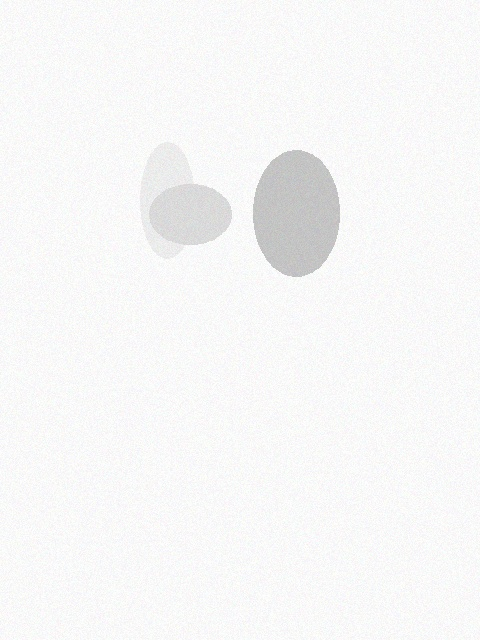
#> input picture data/images/test/dental_0001.jpg, 480 x 640 px; its folder holds 3 pictures in this run
$ python prepare_dataset.py --source ../data/images/test
#> lines starting #> are read from the running program, lines starting #| are printed output that depends on the picture
"""
Dataset Preparation Module for DentalVision-QA
Organizes datasets into YOLO format with train/val/test splits.
"""

import os
import sys
import csv
import json
import argparse
import random
import shutil
from pathlib import Path
from datetime import datetime

try:
    import cv2
except ImportError:
    print("Installing opencv-python...")
    os.system("pip install opencv-python")
    import cv2

try:
    import numpy as np
except ImportError:
    print("Installing numpy...")
    os.system("pip install numpy")
    import numpy as np

# ─── Configuration ──────────────────────────────────────────────────────
PROJECT_ROOT = Path(__file__).parent.parent
DATA_DIR = PROJECT_ROOT / "data"
RAW_DIR = DATA_DIR / "raw"
PROCESSED_DIR = DATA_DIR / "processed"
ANNOTATIONS_DIR = DATA_DIR / "annotations"

OUTPUT_IMG_DIR = DATA_DIR / "images"
OUTPUT_LBL_DIR = DATA_DIR / "labels"

SPLITS = {"train": 0.7, "val": 0.2, "test": 0.1}

# ─── Utility Functions ──────────────────────────────────────────────────


def get_all_images(root_dir):
    """Find all valid image files recursively."""
    valid_exts = {".jpg", ".jpeg", ".png", ".bmp", ".tiff", ".tif"}
    images = []
    for ext in valid_exts:
        images.extend(root_dir.rglob(f"*{ext}"))
        images.extend(root_dir.rglob(f"*{ext.upper()}"))
    return images


def validate_image(img_path):
    """Check if image is readable and valid."""
    try:
        img = cv2.imread(str(img_path))
        if img is None or img.size == 0:
            return False
        return True
    except Exception:
        return False


def find_corresponding_label(img_path, possible_dirs):
    """Find label file for an image."""
    base = img_path.stem
    for lbl_dir in possible_dirs:
        for ext in [".txt", ".json", ".xml", ".csv"]:
            lbl = lbl_dir / f"{base}{ext}"
            if lbl.exists():
                return lbl
    return None


# [95 lines left out: functions parse_yolo_label, parse_voc_label, parse_coco_json, not called in this run]


# ─── Main Preparation ──────────────────────────────────────────────────


def organize_yolo_format(
    source_dir, output_img_parent, output_lbl_parent, split_ratio=None
):
    """Organize dataset into YOLO train/val/test structure."""
    if split_ratio is None:
        split_ratio = SPLITS

    print(f"[INFO] Scanning {source_dir} for images...")
    all_images = get_all_images(source_dir)
    all_images = [p for p in all_images if validate_image(p)]
    print(f"[INFO] Found {len(all_images)} valid images")

    if not all_images:
        print("[WARN] No valid images found in source directory")
        return [], []

    # Shuffle and split
    random.seed(42)
    random.shuffle(all_images)

    n = len(all_images)
    train_end = int(n * split_ratio["train"])
    val_end = train_end + int(n * split_ratio["val"])

    splits_map = {}
    for i, img_path in enumerate(all_images):
        if i < train_end:
            split = "train"
        elif i < val_end:
            split = "val"
        else:
            split = "test"
        splits_map[img_path] = split

    # Class names
    class_names = [
        "caries",
        "plaque",
        "calculus",
        "gingivitis",
        "missing_tooth",
        "filling_crown",
        "ambiguous",
    ]

    records = []
    broken_images = []
    empty_labels = []
    total_boxes = 0

    for img_path, split in splits_map.items():
        # Validate again
        if not validate_image(img_path):
            broken_images.append(str(img_path))
            continue

        # Read image dimensions
        img = cv2.imread(str(img_path))
        h, w = img.shape[:2]

        # Find label
        possible_dirs = [
            source_dir,
            source_dir / "labels",
            source_dir / "annotations",
            ANNOTATIONS_DIR,
        ]
        lbl_path = find_corresponding_label(img_path, possible_dirs)

        boxes = []
        if lbl_path and lbl_path.exists():
            ext = lbl_path.suffix.lower()
            if ext == ".txt":
                boxes = parse_yolo_label(lbl_path, w, h)
            elif ext == ".xml":
                boxes = parse_voc_label(lbl_path, w, h)
            elif ext == ".json":
                # Check if it's COCO format
                try:
                    with open(lbl_path) as f:
                        j = json.load(f)
                        if "images" in j and "annotations" in j:
                            boxes = parse_coco_json(lbl_path, img_path.name)
                        else:
                            # Try custom JSON
                            pass
                except:
                    pass

        # If no labels found, create empty label
        if not boxes:
            empty_labels.append(img_path.name)

        total_boxes += len(boxes)

        # Create output directories
        out_img_dir = output_img_parent / split
        out_lbl_dir = output_lbl_parent / split
        out_img_dir.mkdir(parents=True, exist_ok=True)
        out_lbl_dir.mkdir(parents=True, exist_ok=True)

        # Copy image (skip if same file)
        out_img_path = out_img_dir / img_path.name
        if str(img_path) != str(out_img_path):
            shutil.copy2(str(img_path), str(out_img_path))

        # Write YOLO label
        out_lbl_path = out_lbl_dir / f"{img_path.stem}.txt"
        with open(out_lbl_path, "w") as f:
            for cls, cx, cy, bw, bh in boxes:
                # Clamp values
                cx = max(0.0, min(1.0, cx))
                cy = max(0.0, min(1.0, cy))
                bw = max(0.001, min(1.0, bw))
                bh = max(0.001, min(1.0, bh))
                f.write(f"{int(cls)} {cx:.6f} {cy:.6f} {bw:.6f} {bh:.6f}\n")

        records.append(
            {
                "image_name": img_path.name,
                "image_path": str(out_img_path),
                "label_path": str(out_lbl_path),
                "split": split,
                "width": w,
                "height": h,
                "num_objects": len(boxes),
                "classes_present": list(set([c for c, _, _, _, _ in boxes])),
            }
        )

    # Create data.yaml
    yaml_content = f"""# DentalVision-QA Dataset Configuration
# Generated: {datetime.now().strftime("%Y-%m-%d %H:%M:%S")}

path: {DATA_DIR.absolute()}
train: images/train
val: images/val
test: images/test

nc: {len(class_names)}
names: {class_names}
"""
    yaml_path = DATA_DIR / "data.yaml"
    yaml_path.write_text(yaml_content)
    print(f"[INFO] Created data.yaml at {yaml_path}")

    # Create dataset_summary.csv
    summary_path = DATA_DIR / "dataset_summary.csv"
    with open(summary_path, "w", newline="") as f:
        writer = csv.DictWriter(
            f, fieldnames=["split", "num_images", "num_objects", "num_classes"]
        )
        writer.writeheader()
        for split in ["train", "val", "test"]:
            split_records = [r for r in records if r["split"] == split]
            all_classes = set()
            for r in split_records:
                all_classes.update(r["classes_present"])
            writer.writerow(
                {
                    "split": split,
                    "num_images": len(split_records),
                    "num_objects": sum(r["num_objects"] for r in split_records),
                    "num_classes": len(all_classes),
                }
            )
    print(f"[INFO] Created dataset_summary.csv at {summary_path}")

    # Write preparation report
    report = {
        "timestamp": datetime.now().isoformat(),
        "total_images_processed": len(all_images),
        "valid_images": len(records),
        "broken_images": len(broken_images),
        "empty_labels": len(empty_labels),
        "total_bounding_boxes": total_boxes,
        "class_names": class_names,
        "splits": {
            "train": len([r for r in records if r["split"] == "train"]),
            "val": len([r for r in records if r["split"] == "val"]),
            "test": len([r for r in records if r["split"] == "test"]),
        },
        "broken_image_files": broken_images[:10],
        "empty_label_files": empty_labels[:10],
    }

    report_path = DATA_DIR / "preparation_report.json"
    with open(report_path, "w") as f:
        json.dump(report, f, indent=2)
    print(f"[INFO] Created preparation_report.json at {report_path}")

    print(f"\n[SUCCESS] Dataset preparation complete!")
    print(f"  - Total images: {len(records)}")
    print(f"  - Total bounding boxes: {total_boxes}")
    print(f"  - Train: {len([r for r in records if r['split'] == 'train'])}")
    print(f"  - Val: {len([r for r in records if r['split'] == 'val'])}")
    print(f"  - Test: {len([r for r in records if r['split'] == 'test'])}")
    print(f"  - Broken images skipped: {len(broken_images)}")
    print(f"  - Empty labels: {len(empty_labels)}")

    return records, class_names


# [83 lines left out: function main, not called in this run]


if __name__ == "__main__":
    parser = argparse.ArgumentParser(description="Prepare dataset in YOLO format")
    parser.add_argument("--source", type=str, help="Source directory containing images")
    parser.add_argument(
        "--train-ratio", type=float, default=0.7, help="Train split ratio"
    )
    parser.add_argument("--val-ratio", type=float, default=0.2, help="Val split ratio")
    parser.add_argument(
        "--test-ratio", type=float, default=0.1, help="Test split ratio"
    )
    args = parser.parse_args()

    if args.source:
        # Custom source
        OUTPUT_IMG_DIR.mkdir(parents=True, exist_ok=True)
        OUTPUT_LBL_DIR.mkdir(parents=True, exist_ok=True)
        for split in ["train", "val", "test"]:
            (OUTPUT_IMG_DIR / split).mkdir(parents=True, exist_ok=True)
            (OUTPUT_LBL_DIR / split).mkdir(parents=True, exist_ok=True)

        custom_splits = {
            "train": args.train_ratio,
            "val": args.val_ratio,
            "test": args.test_ratio,
        }
        records, class_names = organize_yolo_format(
            Path(args.source), OUTPUT_IMG_DIR, OUTPUT_LBL_DIR, custom_splits
        )
#> in validate_image, img is the input picture: shape (640, 480, 3); mean B, G, R 246.8, 246.9, 246.9
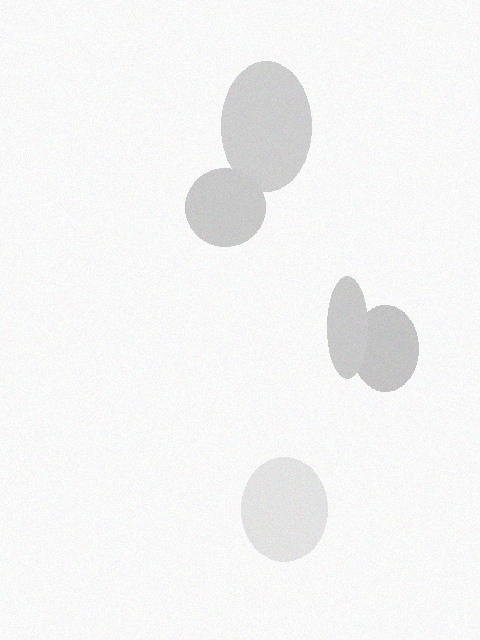
#> input picture data/images/test/dental_0002.jpg, 480 x 640 px
#> in validate_image, img is the input picture: shape (640, 480, 3); mean B, G, R 245.1, 245.2, 245.1
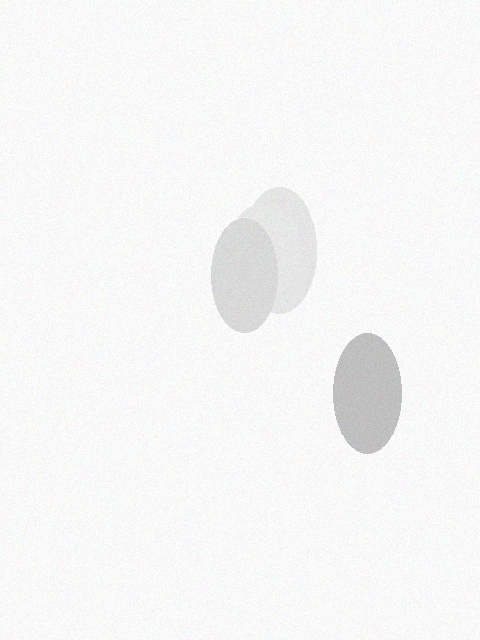
#> input picture data/images/test/dental_0003.jpg, 480 x 640 px
#> in validate_image, img is the input picture: shape (640, 480, 3); mean B, G, R 246.7, 246.8, 246.7
#|   - Total images: 3
#|   - Train: 2
#|   - Val: 0
#|   - Test: 1
    else:
        main()
